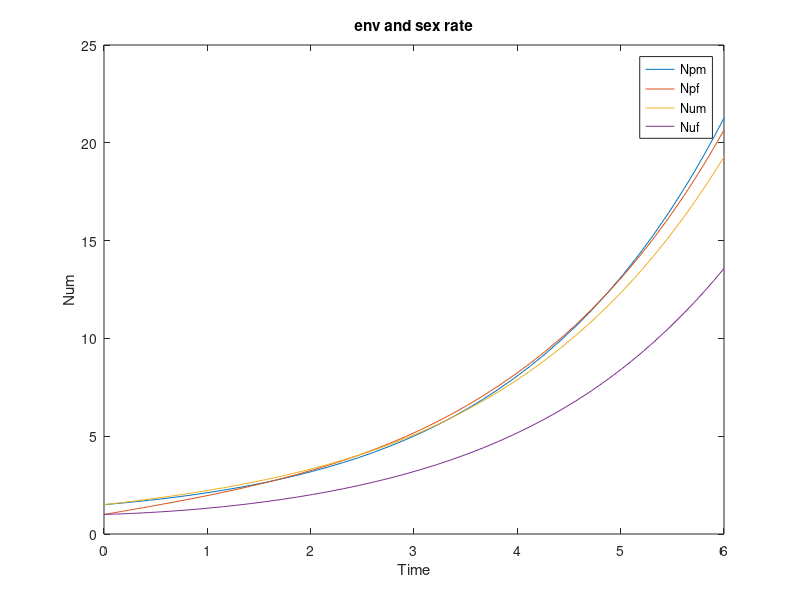

Reproduce this figure in MATLAB.
clear;close;clc

ap = 1;
au = 0.75;
mp = 0.4;
mu = 0.8;
% mp = 0.5;
% mu = 0.5;
b = 0.3;
r = 3;

ode_system = @(t, y) [
    ap * mp * min(y(1), y(2)) + b * (y(3) - y(1));
    ap * (1 - mp) * min(y(1), y(2)) + b * (y(4) / r - y(2));
    au * mu * min(y(3), y(4)) + b * (y(1) - y(3));
    au * (1 - mu) * min(y(3), y(4)) + b * (y(2) * r - y(4));
    ap * (1 - mp) * min(y(1), y(2)) + b * (y(6) - y(5));
    au * (1 - mu) * min(y(3), y(4)) + b * (y(5) - y(6));
];


tspan = [0 6]; % 从0到6年

y0 = [1.5; 1.5; 1; 1.5; 1; 1]; % 初值

% ode45
[t, y] = ode45(ode_system, tspan, y0);

y = [y(:, 1), y(:, 5), y(:, 2), y(:, 6)];

figure;
plot(t, y);
xlabel('Time');
ylabel('Num');
legend('Npm', 'Npf', 'Num', 'Nuf');
title('env and sex rate');

disp(sum(y(end, :)))
